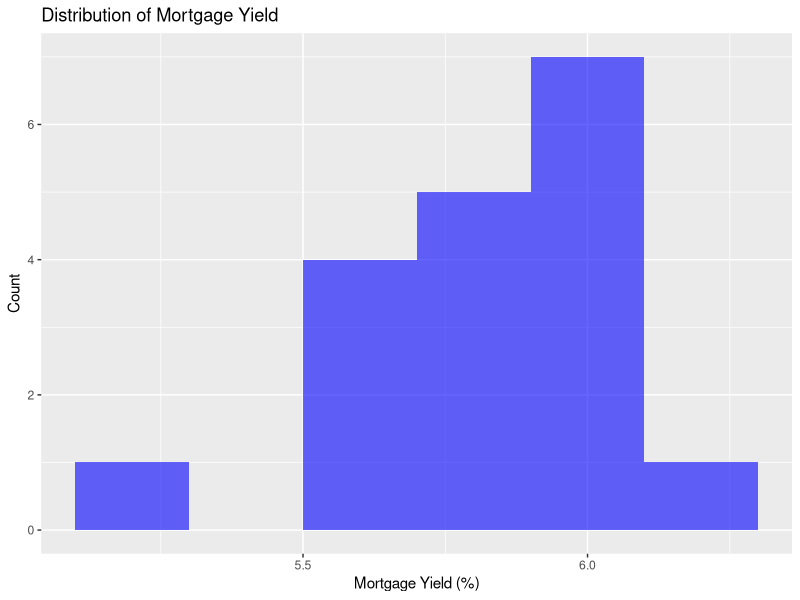
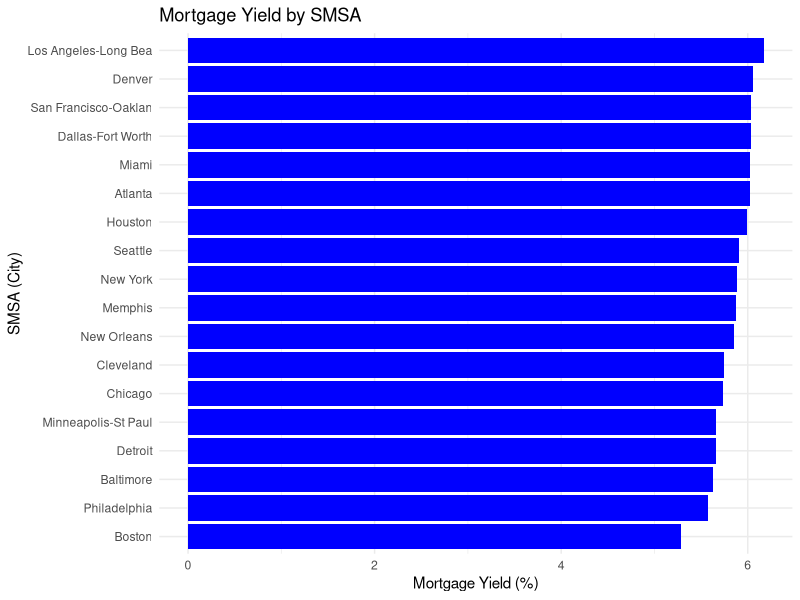
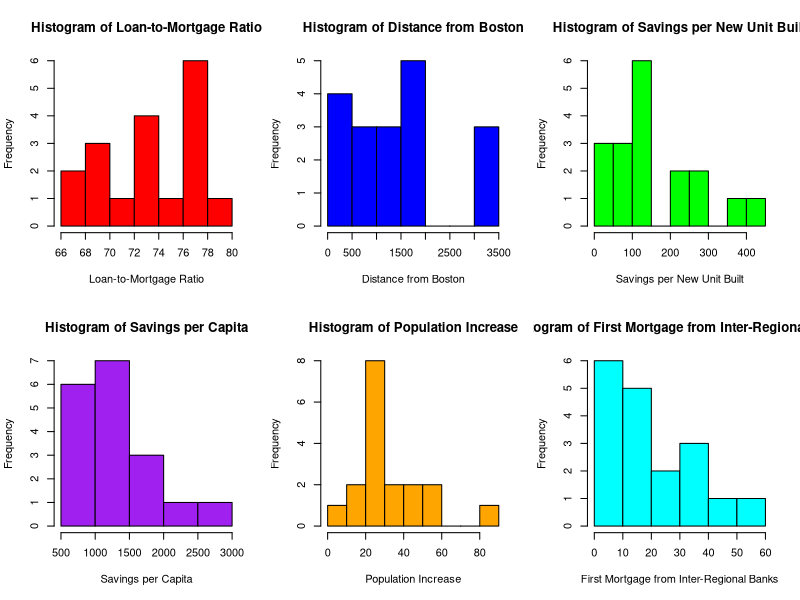
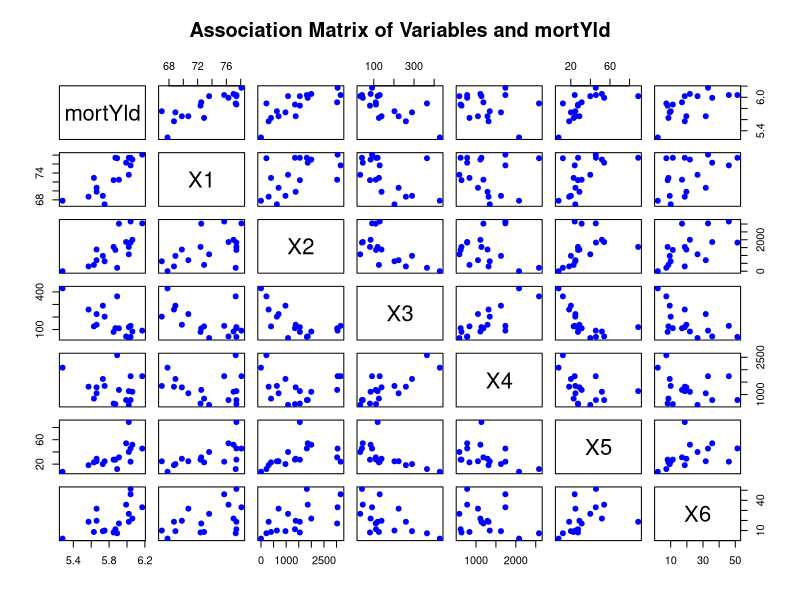
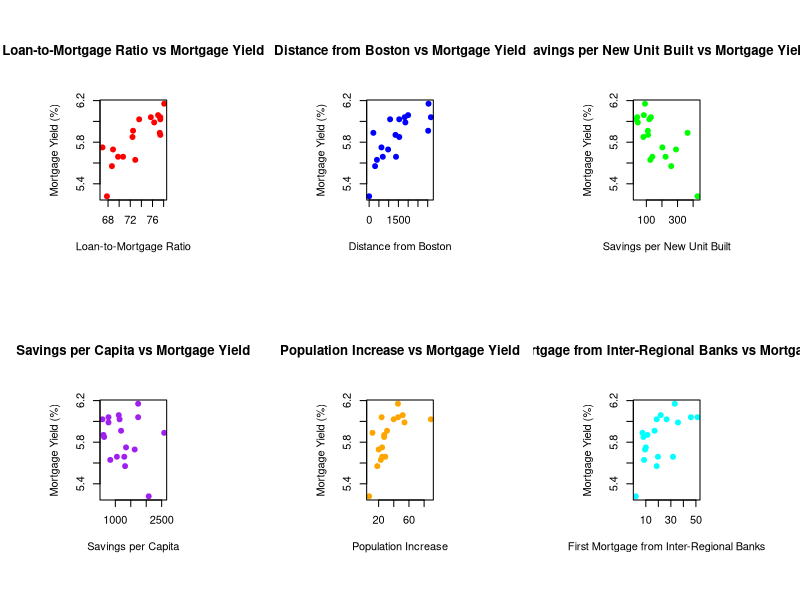
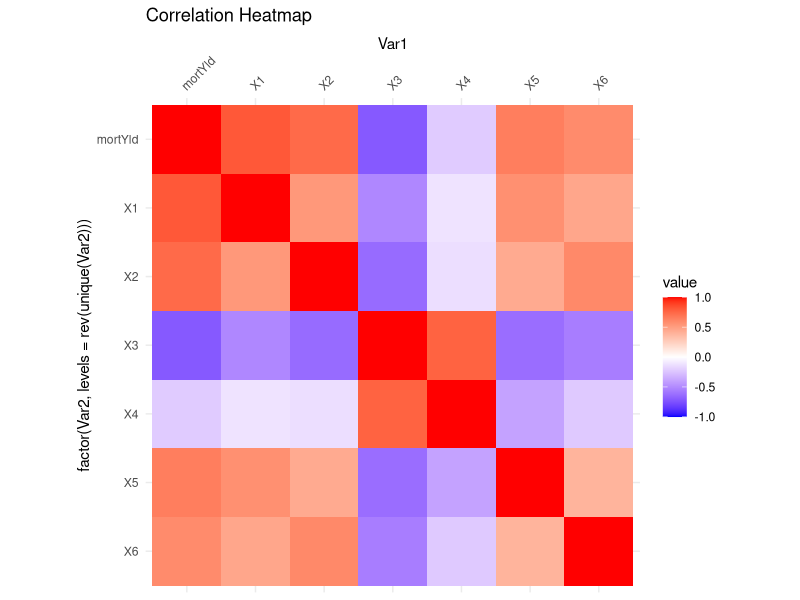
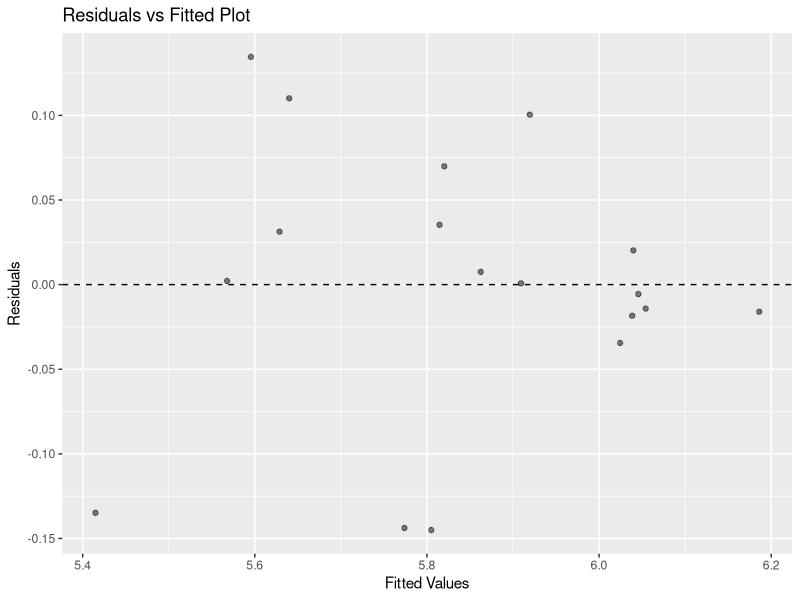
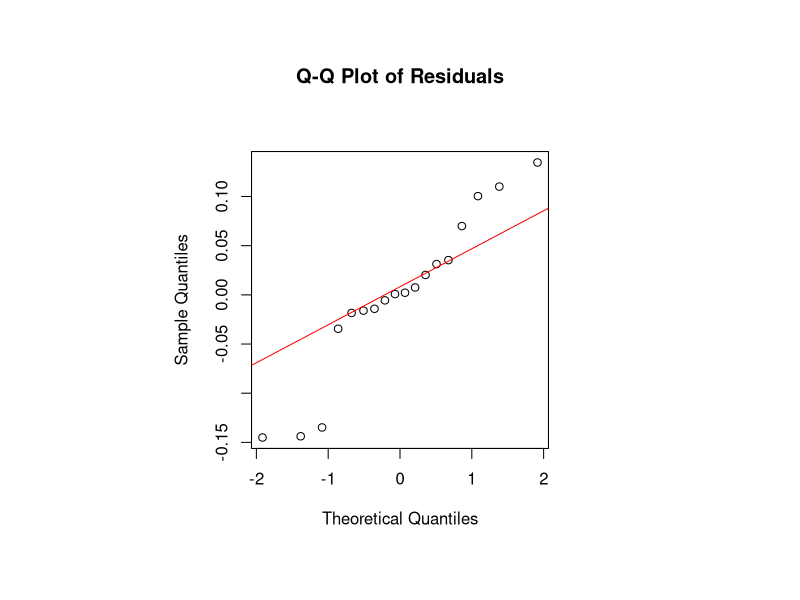

The R script that drew these images, in order:
## ---- chunk 1
knitr::opts_chunk$set(fig.width=12, fig.height=8, fig.path='Figs/',
                      echo=FALSE, warning=FALSE, message=FALSE)
## ---- chunk 2
# Load necessary libraries
library(ggplot2)
library(tidyverse)
library(dplyr)
library(knitr)
library(kableExtra)
library(xtable)
library(MASS)
library(car)
library(magrittr)

# Read data
df <- read.csv("myield.csv")

# Rename columns for easier reference
colnames(df) <- c("smsa", "mortYld", "X1", "X2", "X3", "X4", "X5", "X6")

# Display first few rows
kable(head(df), caption = "First few rows of the dataset") %>% kable_styling()
## ---- chunk 3
# Count missing values
colSums(is.na(df))

## ---- chunk 4
# Summary Statistics
summary_stats <- summary(df[, colnames(df) != "smsa"])
kable(summary_stats, caption = "Summary Statistics of Variables") %>% kable_styling()
## ---- chunk 5
# Histogram of Mortgage Yield
ggplot(df, aes(x = mortYld)) + 
  geom_histogram(binwidth = 0.2, fill = "blue", alpha = 0.6) +
  labs(title = "Distribution of Mortgage Yield", x = "Mortgage Yield (%)", y = "Count")

# Create a named vector where mortgage yield values are associated with their respective SMSAs
df <- df %>% arrange(desc(mortYld))  

# Create a better bar chart
ggplot(df, aes(x = reorder(smsa, mortYld), y = mortYld)) + 
  geom_bar(stat = "identity", fill = "blue") +
  coord_flip() +  # Flip coordinates to make labels readable
  labs(title = "Mortgage Yield by SMSA", x = "SMSA (City)", y = "Mortgage Yield (%)") +
  theme_minimal()


# Set up a 2x3 grid for multiple histograms
par(mfrow = c(2, 3))

# Define variable names
var_names <- c("Loan-to-Mortgage Ratio", "Distance from Boston", 
               "Savings per New Unit Built", "Savings per Capita", 
               "Population Increase", "First Mortgage from Inter-Regional Banks")

# Define colors for better visualization
hist_colors <- c("red", "blue", "green", "purple", "orange", "cyan")

# Loop through each variable (X1 to X6) and create a histogram
for (i in 1:6) {
  hist(df[[paste0("X", i)]], 
       main = paste("Histogram of", var_names[i]),
       xlab = var_names[i], 
       col = hist_colors[i], 
       border = "black")
}

# Reset plotting parameters to default
par(mfrow = c(1, 1))

## ---- chunk 6
# Adjust the plotting window size to be square-like (you may need to resize RStudio plot panel)
par(mfrow = c(1, 1))  # Reset to 1x1 layout
par(mai = c(1, 1, 1, 1))  # Adjust margins to give more space around the plot
par(pin = c(10, 10))  # Set plot aspect ratio manually (width and height in inches)

# Select relevant numerical variables
selected_vars <- df[, c("mortYld", "X1", "X2", "X3", "X4", "X5", "X6")]

# Create the scatter plot matrix
pairs(selected_vars, 
      main = "Association Matrix of Variables and mortYld",
      col = "blue",   # Set color for points
      pch = 19)       # Use solid dots for points


## ---- chunk 7
# Set up a 2x3 grid for multiple scatter plots
par(mfrow = c(2, 3))

# Define variable names
var_names <- c("Loan-to-Mortgage Ratio", "Distance from Boston", 
               "Savings per New Unit Built", "Savings per Capita", 
               "Population Increase", "First Mortgage from Inter-Regional Banks")

# Define colors for better visualization
point_colors <- c("red", "blue", "green", "purple", "orange", "cyan")

# Loop through each variable (X1 to X6) and create a scatter plot with mortYld on the Y-axis
for (i in 1:6) {
  plot(df[[paste0("X", i)]], df$mortYld,
       main = paste(var_names[i], "vs Mortgage Yield"),
       xlab = var_names[i], ylab = "Mortgage Yield (%)",
       col = point_colors[i], pch = 19)
}

# Reset plotting parameters to default
par(mfrow = c(1, 1))

## ---- chunk 8

cor_matrix <- round(cor(df[, 2:8]), 2)  # Excludes 'smsa'
cor_df <- as.data.frame(cor_matrix)

# Table
kable(cor_df, caption = "Correlation Matrix (Variables: mortYld to X6)", 
      align = 'c', booktabs = TRUE) %>%
  kable_styling(full_width = FALSE, position = "left") %>%
  row_spec(0, bold = TRUE)

# Heatmap
library(reshape2)
melted_cor <- melt(cor_matrix)

ggplot(data = melted_cor, aes(x=Var1, y=factor(Var2, levels=rev(unique(Var2))), fill=value)) + 
  geom_tile() +
  scale_fill_gradient2(low="blue", high="red", mid="white", 
                       midpoint=0, limit=c(-1,1), space="Lab") +
  scale_x_discrete(position = "top") +
  coord_fixed() +
  theme_minimal() +
  theme(axis.text.x = element_text(angle = 45, hjust = 0)) +
  ggtitle("Correlation Heatmap")

## ---- chunk 9
cor(residuals(lm(df$X2 ~ df$X3)), residuals(lm(df$X6 ~ df$X3)))

## ---- chunk 10
# Pairwise Simple Regressions
models_simple <- lapply(1:6, function(i) {
  formula <- as.formula(paste("mortYld ~ X", i, sep = ""))
  lm(formula, data = df)
})

simple_summaries <- lapply(models_simple, summary)

data.frame(
  Predictor = paste0("X", 1:6),
  R_squared = sapply(simple_summaries, function(m) round(m$r.squared, 3)),
  p_value = sapply(simple_summaries, function(m) round(coef(m)[2,4], 4))
) %>%
  kable(caption = "Simple Linear Regressions: R² and p-values") %>%
  kable_styling()
## ---- chunk 11
# Null Model vs Full Model Comparison
null_model <- lm(mortYld ~ 1, data = df)
full_model <- lm(mortYld ~ X1 + X2 + X3 + X4 + X5 + X6, data = df)

anova(null_model, full_model)
## ---- chunk 12
# Fit linear regression model
model <- lm(mortYld ~ X1 + X2 + X3 + X4 + X5 + X6, data = df)

# Model summary
summary(model)

## ---- chunk 13
# Stepwise regression (both directions)
step_model <- stepAIC(model, direction = "both")
summary(step_model)
## ---- chunk 14
#model with interactions
interaction_model <- lm(mortYld ~ X1 * X3 * X4, data = df)

# Summary of the model
summary(interaction_model)

## ---- chunk 15
reduced_interaction_model <- lm(mortYld ~ X1 + X3 + X4 + X1:X3 + X1:X4 + X3:X4, data = df)
summary(reduced_interaction_model)
step_interaction_model <- stepAIC(lm(mortYld ~ X1 * X3 * X4, data = df), direction = "both")
summary(step_interaction_model)

## ---- chunk 16
# Compare model performances
adj_r2_compare <- data.frame(
  Model = c("Full Model", "Stepwise Model", "2-Way Interaction Model"),
  Adj_R2 = c(
    summary(full_model)$adj.r.squared,
    summary(step_model)$adj.r.squared,
    summary(reduced_interaction_model)$adj.r.squared
  )
)

kable(adj_r2_compare, caption = "Adjusted R² for Different Models") %>% kable_styling()

# Compare AIC
aic_compare <- AIC(full_model, step_model, reduced_interaction_model)
kable(aic_compare, caption = "AIC for Different Models") %>% kable_styling()

# Compare with ANOVA
anova(full_model, step_model, reduced_interaction_model)
## ---- chunk 17
# Compute Variance Inflation Factor (VIF)
vif_values <- vif(model)
kable(as.data.frame(vif_values), caption = "Variance Inflation Factors (VIF)") %>% kable_styling()

## ---- chunk 18
# Residuals vs Fitted Plot
ggplot(data.frame(fitted = fitted(model), residuals = resid(model)), aes(x = fitted, y = residuals)) +
  geom_point(alpha = 0.5) +
  geom_hline(yintercept = 0, linetype = "dashed") +
  labs(title = "Residuals vs Fitted Plot", x = "Fitted Values", y = "Residuals")
## ---- chunk 19
# QQ-Plot of Residuals
residuals <- resid(model)  # Extract residuals

# Set up a square plotting area
par(pty = "s")  

# Generate the Q-Q plot
qqnorm(residuals, main = "Q-Q Plot of Residuals") #Normal Q-Q Plot
qqline(residuals, col = "red")

# Reset plotting parameters (optional)
par(pty = "m")  
## ---- chunk 20
